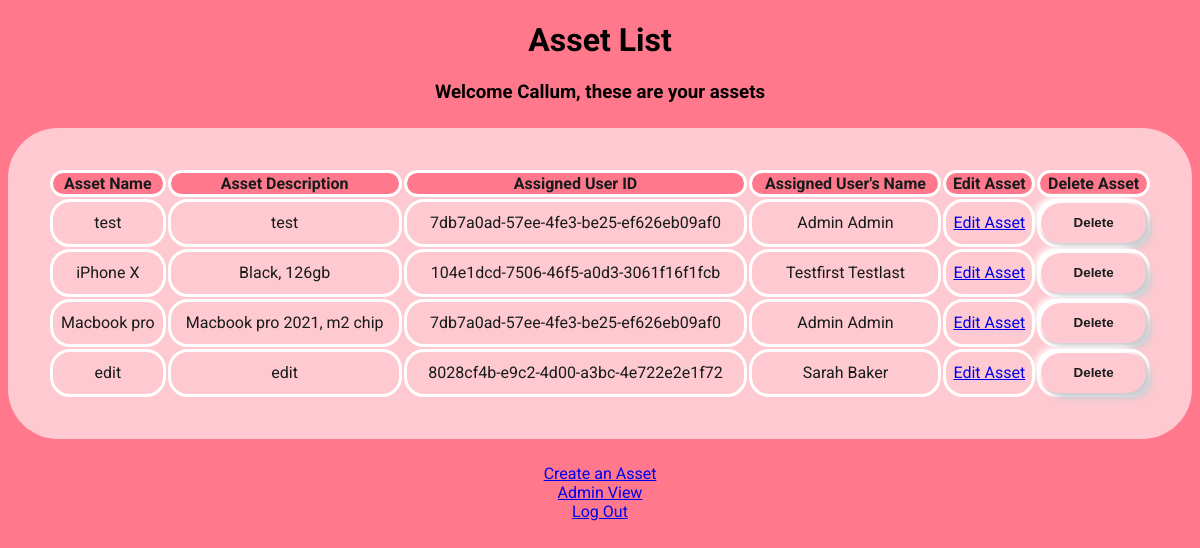
Screenshot of /assets/a121743a-24ec-47b5-b85a-3f191830408b (signed in) with the database file from the repository.
### app.py (models this page shows)
class User(UserMixin, db.Model):
    def get_id(self):
        return (self.user_id)
    user_id = db.Column(db.String(50), primary_key=True)
    email = db.Column(db.String(100), unique=True, nullable=False)
    first_name = db.Column(db.String(100))
    last_name = db.Column(db.String(100))
    password = db.Column(db.String(100), nullable=False)
    is_admin = db.Column(db.Integer, default=0)
    attempted_logins = db.Column(db.Integer, default=0)
    assets = db.relationship('Asset', backref='user', lazy=True)

class Asset(UserMixin, db.Model):
    asset_id = db.Column(db.String(50), primary_key=True)
    name = db.Column(db.String(100))
    description = db.Column(db.String(1000))
    user_id = db.Column(db.String(50), db.ForeignKey(
        "user.user_id"), nullable=False)

### app.py (the view)
@app.route("/assets/<user_id>")
@login_required
def assets(user_id):
    user = User.query.get(user_id)
    if user and user == current_user:
        if current_user.is_admin:
            assets = Asset.query.all()
            return render_template('assets.html', user=user, assets=assets)
        else:
            assets = user.assets
            return render_template('assets.html', user=user, assets=assets)
    else:
        return "Invalid permissions"

### app.py (called while the page is built)
@login_manager.user_loader
def load_user(user_id):
    return User.query.get((user_id))

### templates/assets.html (shortened to what this page needs)
<!DOCTYPE html>
<html>
<head>
    <link rel="stylesheet" href="/static/assets.css">
</head>
<body>
    <h1>Asset List</h1>
    <h3>Welcome {{ current_user.first_name }}, these are your assets</h3>
    <table class="assets-table">
        <tr>
            <th>Asset Name</th>
            <th>Asset Description</th>
            <th>Assigned User ID</th>
            {% if current_user.is_admin %}
            <th>Assigned User's Name</th>
            {% endif %}
            <th>Edit Asset</th>
            {% if current_user.is_admin %}
            <th>Delete Asset</th>
            {% endif %}
        </tr>
        {% for asset in assets %}
        <tr>
            <td>{{ asset.name }}</td>
            <td>{{ asset.description }}</td>
            <td>{{ asset.user_id }}</td>
            {% if current_user.is_admin %}
            <td>{{ asset.user.first_name }} {{ asset.user.last_name }}</td>
            {% endif %}
            <td>
                <a href="{{ url_for('edit_asset', user_id=current_user.user_id, asset_id=asset.asset_id) }}">Edit Asset</a>
            </td>
            {% if current_user.is_admin %}
            <td>
                <form method="POST" action="{{ url_for('delete_asset', user_id=user.user_id, asset_id=asset.asset_id) }}" class="deleteForm">
                    <button>Delete</button>
                </form>
            </td>
            {% endif %}
        </tr>
        {% endfor %}
    </table>
    <a href="{{ url_for('create_asset') }}">Create an Asset</a>
    <br>
    {% if current_user.is_admin %}
    <a href="{{ url_for('admin_view', user_id=current_user.user_id) }}">Admin View</a>
    {% endif %}
    <br>
    <a href="{{ url_for('logout') }}" id="logoutButton">Log Out</a>
</body>
</html>

### static/assets.css (style rules this page uses)
body { background: #FF788B; text-align: center; justify-content: center; align-items:flex-start; font-family: roboto; }
table { background-color: #FFC9D1; width: 100%; margin: 25px auto; border-radius: 50px; padding: 40px; box-sizing: border-box; background: #FFC9D1; color: #171B1B; }
th { border: solid white; border-radius: 20px; background-color: #FF788B; }
td { border: solid white; border-radius: 20px; }
button { color: #171B1B; background: #FFC9D1; height: 40px; border-radius: 20px; cursor: pointer; font-weight: 900; box-shadow: 6px 6px 6px #cbced1, -6px -6px 6px white; transition: 0.5s; display: block; width: 100%; padding: 0; border: none; outline: none; box-sizing: border-box; }

### rows the page displays
User: first_name "Callum"
Asset: name "test", description "test", user_id "7db7a0ad-57ee-4fe3-be25-ef626eb09af0", user.first_name "Admin", user.last_name "Admin"
Asset: name "iPhone X", description "Black, 126gb", user_id "104e1dcd-7506-46f5-a0d3-3061f16f1fcb", user.first_name "Testfirst", user.last_name "Testlast"
Asset: name "Macbook pro", description "Macbook pro 2021, m2 chip", user_id "7db7a0ad-57ee-4fe3-be25-ef626eb09af0", user.first_name "Admin", user.last_name "Admin"
Asset: name "edit", description "edit", user_id "8028cf4b-e9c2-4d00-a3bc-4e722e2e1f72", user.first_name "Sarah", user.last_name "Baker"
